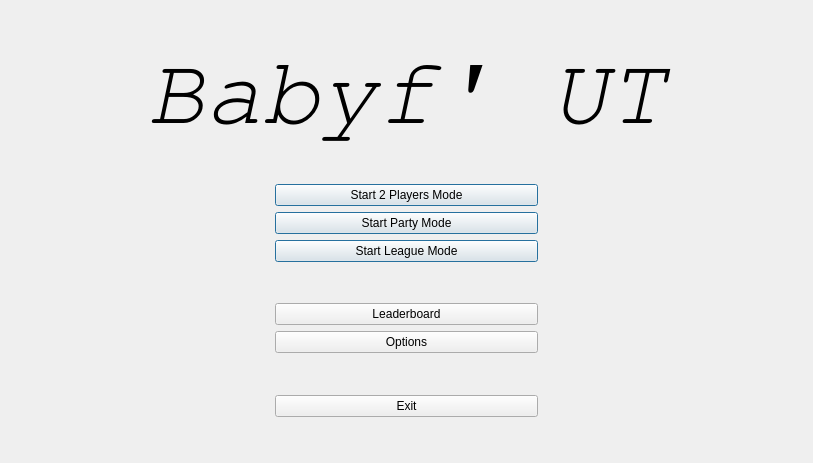
<?xml version="1.0" encoding="UTF-8"?>
<ui version="4.0">
 <class>Form</class>
 <widget class="QWidget" name="Form">
  <property name="geometry">
   <rect>
    <x>0</x>
    <y>0</y>
    <width>813</width>
    <height>463</height>
   </rect>
  </property>
  <property name="windowTitle">
   <string>Form</string>
  </property>
  <layout class="QVBoxLayout" name="verticalLayout">
   <item>
    <spacer name="verticalSpacer">
     <property name="orientation">
      <enum>Qt::Vertical</enum>
     </property>
     <property name="sizeHint" stdset="0">
      <size>
       <width>20</width>
       <height>36</height>
      </size>
     </property>
    </spacer>
   </item>
   <item>
    <widget class="QLabel" name="label">
     <property name="font">
      <font>
       <family>FreeMono</family>
       <pointsize>72</pointsize>
       <weight>50</weight>
       <italic>true</italic>
       <bold>false</bold>
       <underline>false</underline>
      </font>
     </property>
     <property name="text">
      <string>Babyf' UT</string>
     </property>
     <property name="alignment">
      <set>Qt::AlignCenter</set>
     </property>
    </widget>
   </item>
   <item>
    <spacer name="verticalSpacer_5">
     <property name="orientation">
      <enum>Qt::Vertical</enum>
     </property>
     <property name="sizeHint" stdset="0">
      <size>
       <width>20</width>
       <height>36</height>
      </size>
     </property>
    </spacer>
   </item>
   <item>
    <layout class="QHBoxLayout" name="horizontalLayout">
     <item>
      <spacer name="horizontalSpacer_2">
       <property name="orientation">
        <enum>Qt::Horizontal</enum>
       </property>
       <property name="sizeHint" stdset="0">
        <size>
         <width>40</width>
         <height>20</height>
        </size>
       </property>
      </spacer>
     </item>
     <item>
      <widget class="QPushButton" name="btnStart2p">
       <property name="sizePolicy">
        <sizepolicy hsizetype="Expanding" vsizetype="Expanding">
         <horstretch>0</horstretch>
         <verstretch>0</verstretch>
        </sizepolicy>
       </property>
       <property name="text">
        <string>Start 2 Players Mode</string>
       </property>
       <property name="autoDefault">
        <bool>true</bool>
       </property>
       <property name="default">
        <bool>true</bool>
       </property>
      </widget>
     </item>
     <item>
      <spacer name="horizontalSpacer">
       <property name="orientation">
        <enum>Qt::Horizontal</enum>
       </property>
       <property name="sizeHint" stdset="0">
        <size>
         <width>40</width>
         <height>20</height>
        </size>
       </property>
      </spacer>
     </item>
    </layout>
   </item>
   <item>
    <layout class="QHBoxLayout" name="horizontalLayout_2">
     <item>
      <spacer name="horizontalSpacer_4">
       <property name="orientation">
        <enum>Qt::Horizontal</enum>
       </property>
       <property name="sizeHint" stdset="0">
        <size>
         <width>40</width>
         <height>20</height>
        </size>
       </property>
      </spacer>
     </item>
     <item>
      <widget class="QPushButton" name="btnStartParty">
       <property name="sizePolicy">
        <sizepolicy hsizetype="Expanding" vsizetype="Expanding">
         <horstretch>0</horstretch>
         <verstretch>0</verstretch>
        </sizepolicy>
       </property>
       <property name="text">
        <string>Start Party Mode</string>
       </property>
       <property name="autoDefault">
        <bool>true</bool>
       </property>
       <property name="default">
        <bool>true</bool>
       </property>
      </widget>
     </item>
     <item>
      <spacer name="horizontalSpacer_3">
       <property name="orientation">
        <enum>Qt::Horizontal</enum>
       </property>
       <property name="sizeHint" stdset="0">
        <size>
         <width>40</width>
         <height>20</height>
        </size>
       </property>
      </spacer>
     </item>
    </layout>
   </item>
   <item>
    <layout class="QHBoxLayout" name="horizontalLayout_3">
     <item>
      <spacer name="horizontalSpacer_5">
       <property name="orientation">
        <enum>Qt::Horizontal</enum>
       </property>
       <property name="sizeHint" stdset="0">
        <size>
         <width>40</width>
         <height>20</height>
        </size>
       </property>
      </spacer>
     </item>
     <item>
      <widget class="QPushButton" name="btnStartLeague">
       <property name="sizePolicy">
        <sizepolicy hsizetype="Expanding" vsizetype="Expanding">
         <horstretch>0</horstretch>
         <verstretch>0</verstretch>
        </sizepolicy>
       </property>
       <property name="text">
        <string>Start League Mode</string>
       </property>
       <property name="autoDefault">
        <bool>true</bool>
       </property>
       <property name="default">
        <bool>true</bool>
       </property>
      </widget>
     </item>
     <item>
      <spacer name="horizontalSpacer_6">
       <property name="orientation">
        <enum>Qt::Horizontal</enum>
       </property>
       <property name="sizeHint" stdset="0">
        <size>
         <width>40</width>
         <height>20</height>
        </size>
       </property>
      </spacer>
     </item>
    </layout>
   </item>
   <item>
    <spacer name="verticalSpacer_4">
     <property name="orientation">
      <enum>Qt::Vertical</enum>
     </property>
     <property name="sizeHint" stdset="0">
      <size>
       <width>20</width>
       <height>36</height>
      </size>
     </property>
    </spacer>
   </item>
   <item>
    <layout class="QHBoxLayout" name="horizontalLayout_6">
     <item>
      <spacer name="horizontalSpacer_11">
       <property name="orientation">
        <enum>Qt::Horizontal</enum>
       </property>
       <property name="sizeHint" stdset="0">
        <size>
         <width>40</width>
         <height>20</height>
        </size>
       </property>
      </spacer>
     </item>
     <item>
      <widget class="QPushButton" name="btnLeaderboard">
       <property name="sizePolicy">
        <sizepolicy hsizetype="Expanding" vsizetype="Expanding">
         <horstretch>0</horstretch>
         <verstretch>0</verstretch>
        </sizepolicy>
       </property>
       <property name="text">
        <string>Leaderboard</string>
       </property>
      </widget>
     </item>
     <item>
      <spacer name="horizontalSpacer_12">
       <property name="orientation">
        <enum>Qt::Horizontal</enum>
       </property>
       <property name="sizeHint" stdset="0">
        <size>
         <width>40</width>
         <height>20</height>
        </size>
       </property>
      </spacer>
     </item>
    </layout>
   </item>
   <item>
    <layout class="QHBoxLayout" name="horizontalLayout_7">
     <item>
      <spacer name="horizontalSpacer_13">
       <property name="orientation">
        <enum>Qt::Horizontal</enum>
       </property>
       <property name="sizeHint" stdset="0">
        <size>
         <width>40</width>
         <height>20</height>
        </size>
       </property>
      </spacer>
     </item>
     <item>
      <widget class="QPushButton" name="btnOptions">
       <property name="sizePolicy">
        <sizepolicy hsizetype="Expanding" vsizetype="Expanding">
         <horstretch>0</horstretch>
         <verstretch>0</verstretch>
        </sizepolicy>
       </property>
       <property name="text">
        <string>Options</string>
       </property>
      </widget>
     </item>
     <item>
      <spacer name="horizontalSpacer_14">
       <property name="orientation">
        <enum>Qt::Horizontal</enum>
       </property>
       <property name="sizeHint" stdset="0">
        <size>
         <width>40</width>
         <height>20</height>
        </size>
       </property>
      </spacer>
     </item>
    </layout>
   </item>
   <item>
    <spacer name="verticalSpacer_3">
     <property name="orientation">
      <enum>Qt::Vertical</enum>
     </property>
     <property name="sizeHint" stdset="0">
      <size>
       <width>20</width>
       <height>37</height>
      </size>
     </property>
    </spacer>
   </item>
   <item>
    <layout class="QHBoxLayout" name="horizontalLayout_5">
     <item>
      <spacer name="horizontalSpacer_9">
       <property name="orientation">
        <enum>Qt::Horizontal</enum>
       </property>
       <property name="sizeHint" stdset="0">
        <size>
         <width>40</width>
         <height>20</height>
        </size>
       </property>
      </spacer>
     </item>
     <item>
      <widget class="QPushButton" name="btnExit">
       <property name="sizePolicy">
        <sizepolicy hsizetype="Expanding" vsizetype="Expanding">
         <horstretch>0</horstretch>
         <verstretch>0</verstretch>
        </sizepolicy>
       </property>
       <property name="text">
        <string>Exit</string>
       </property>
      </widget>
     </item>
     <item>
      <spacer name="horizontalSpacer_10">
       <property name="orientation">
        <enum>Qt::Horizontal</enum>
       </property>
       <property name="sizeHint" stdset="0">
        <size>
         <width>40</width>
         <height>20</height>
        </size>
       </property>
      </spacer>
     </item>
    </layout>
   </item>
   <item>
    <spacer name="verticalSpacer_2">
     <property name="orientation">
      <enum>Qt::Vertical</enum>
     </property>
     <property name="sizeHint" stdset="0">
      <size>
       <width>20</width>
       <height>36</height>
      </size>
     </property>
    </spacer>
   </item>
  </layout>
 </widget>
 <tabstops>
  <tabstop>btnStart2p</tabstop>
  <tabstop>btnStartParty</tabstop>
  <tabstop>btnStartLeague</tabstop>
  <tabstop>btnLeaderboard</tabstop>
  <tabstop>btnOptions</tabstop>
  <tabstop>btnExit</tabstop>
 </tabstops>
 <resources/>
 <connections/>
</ui>
